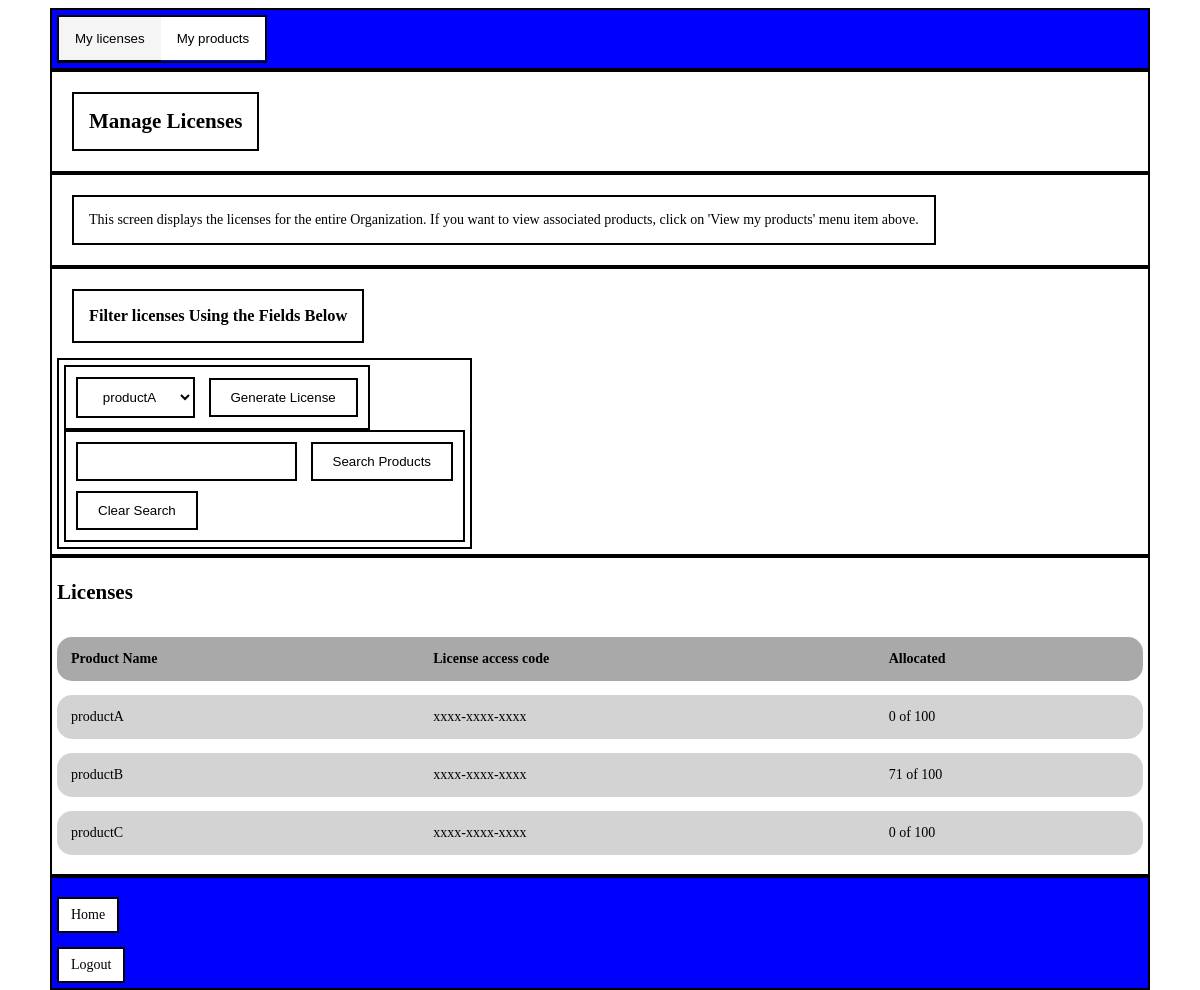
/licenses/ (signed in), run on the app's committed database.
### manage_contacts/models.py (models this page shows, shortened)
class Entitlement(models.Model):
    product_name = models.CharField(max_length=50)
    max_licenses = models.IntegerField(default=100)
    total_licenses = models.IntegerField(default=0)
    organization = models.ForeignKey(Organization, on_delete=models.CASCADE, null=True)

### manage_licenses/views.py (the view, shortened to what this page needs)
# urls.py: path('licenses/', include('manage_licenses.urls'))
@login_required
def manage_licenses(request):
    version_number = "v0.10"
    access_code = "xxxx-xxxx-xxxx"
    current_user = request.user
    user_id = current_user.id
    user_email = current_user.email
    contact_data = Contact.objects.filter(user_id=user_id).get()
    user_role = contact_data.role
    org_id = contact_data.organization_id
    org_data = Organization.objects.filter(id=org_id).get()
    user_org = org_data.org_name
    product_entitlements = Entitlement.objects.filter(organization_id=org_id)
    product_licenses = License.objects.filter(org_id=org_id)
    entitlement_list = []
    for entitlement in product_entitlements:
        product_name = entitlement.product_name
        max_licenses = entitlement.max_licenses
        total_licenses = entitlement.total_licenses
        num_allocated = str(total_licenses) + " of " + str(max_licenses)
        entitlement_dict = {}
        entitlement_dict["product_name"] = product_name
        entitlement_dict["access_code"] = access_code
        entitlement_dict["num_allocated"] = num_allocated
        entitlement_list.append(entitlement_dict)
    product_list = []
    for product in product_entitlements:
        product_list.append((product.product_name, product.product_name))
    choice_list = product_list
    search_form = SearchForm()
    product_form = ChoiceForm(field_choices=choice_list)
    context = {'user_email': user_email,
                'user_role': user_role,
                'organization':user_org,
                'org_id': org_id,
                'entitlements':product_entitlements,
                'licenses': product_licenses,
                'user_products': product_entitlements,
                'product_form':product_form,
                'entitlement_list':entitlement_list,
                'product_entitlements':product_entitlements,
                'search_form':search_form
                }
    return render(request, "manage_licenses/manage-licenses.html", context)

### manage_licenses/forms.py
class ChoiceForm(forms.Form):
    def __init__(self, *args, **kwargs):
        self.field_choices = kwargs.pop('field_choices')
        super(ChoiceForm, self).__init__(*args, **kwargs)
        self.fields["field_choice"] = forms.ChoiceField(choices=self.field_choices, label='')
        self.fields["field_choice"].widget.attrs['class'] = "ChoiceField"

class SearchForm(forms.Form):
    search_query = forms.CharField(max_length=50, label='')
    def __init__(self, *args, **kwargs):
        super(SearchForm, self).__init__(*args, **kwargs)
        self.fields["search_query"].widget.attrs['class'] = "CharField"

### manage_licenses/templates/manage_licenses/manage-licenses.html (shortened to what this page needs)
{% extends "base.html" %}
{% block head %}
{% load static %}
<link rel="stylesheet" type="text/css" href="{% static 'manage_licenses/css/style.css' %}">
{% endblock head %}
{% block banner %}
<div id="app-banner" class="block-container">
  <div class="tab">
  <button class="js-tablinks" id="js-default-open" onclick="changePage(event, 'licenses-tab')">My licenses</button>
  <button class="js-tablinks" onclick="changePage(event, 'products-tab')">My products</button>
  </div>
</div>
{% endblock banner %}
{% block main %}
<div class="title-container">
<h2 class="text-container"> Manage Licenses </h2>
</div>
<div id="licenses-tab" class="js-tabcontent">
  <div class="block-container">
    <p id="contact-page-info" class="text-container">
    This screen displays the licenses for the entire Organization. If you want to view associated products,
    click on 'View my products' menu item above.
    </p>
  </div>
  <div class="block-container">
    <h3 class="text-container">Filter licenses Using the Fields Below</h3>
    <div class="block-widget">
      <form class="block-widget" method = "GET">
        {{ product_form }}
        <input class="button" type="submit" value="Generate License"/>
      </form>
      <div class="block-widget">
        <form method = "GET">
          {{ search_form }}
          <input class="button" type="submit" value="Search Products"/>
        </form>
        <form method="get">
        <input class="button" type="submit" name="clear_search" value="Clear Search"/>
        </form>
      </div>
    </div>
  </div>
  <div class="block-container">
    <h2> Licenses </h2>
    <table>
      <tr>
        <th>Product Name</th>
        <th>License access code</th>
        <th>Allocated</th>
      </tr>
      {% for entitlement in entitlement_list %}
        <tr>
          <td>{{ entitlement.product_name }}</td>
          <td>{{ entitlement.access_code }}</td>
          <td>{{ entitlement.num_allocated }} </td>
        </tr>
      {% endfor %}
    </table>
  </div>
</div>
<div id="logout-container" class="block-container">
<p><a href="{% url 'homepage' %}">Home</a></p>
<a href="{% url 'logout' %}">Logout</a>
</div>
{% endblock main%}

### manage_licenses/static/manage_licenses/css/style.css (style rules this page uses)
td:nth-child(1), th:nth-child(1) { border-radius: 15px 0px 0px 15px; }
td:nth-child(3), th:nth-child(3) { border-radius: 0px 15px 15px 0px; }

### static/css/licensepgm/style.css (style rules this page uses)
body { height: 100vh; margin-left:50px; margin-right:50px; overflow: auto; font-size: 14px; background: white; }
a { background-color:white; color: black; border: 2px solid black; text-align: center; padding: 8px 12px; text-decoration: none; display: inline-block; }
button { background-color:white; color: black; border: 2px solid black; text-align: center; padding: 10px 20px; text-decoration: none; display: inline-block; }
input.button { background-color:white; color: black; border: 2px solid black; text-align: center; padding: 10px 20px; margin: 5px; text-decoration: none; display: inline-block; }
.ChoiceField { background-color:white; color: black; border: 2px solid black; text-align: center; padding: 10px 20px; margin: 5px; text-decoration: none; display: inline-block; }
.CharField { background-color:white; color: black; border: 2px solid black; padding: 10px 20px; margin: 5px; text-decoration: none; display: inline-block; }
.tab { border: 2px solid black; width:fit-content; overflow: hidden; }
.tab button { float: left; border: none; outline: none; cursor: pointer; padding: 14px 16px; }
.tab button.active { border-bottom: 1px solid black; background-color: whitesmoke; }
.js-tabcontent { display: none; }
#app-banner { padding:5px; background:blue; }
.title-container { border: 2px solid black; padding: 5px; }
#logout-container { background:blue; }
.block-container { border:2px solid black; padding:5px; }
.block-widget { border:2px solid black; padding:5px; display:block; width:fit-content; }
.text-container { border:2px solid Black; padding:15px; margin:15px; display:block; width:fit-content; text-align: center; }
table { border-spacing: 0em 1em; width: 100%; text-align:left; overflow-y:auto; }
tr { border:1px solid black; }
tr:nth-child(1) { background-color: darkgray; color: inherit; }
th { padding:1em; }
td { background:lightgrey; color: black; padding:1em; }

### data on the page
Entitlement: product_name "productA"
Entitlement: product_name "productB"
Entitlement: product_name "productC"

### other printed values
{{ entitlement.access_code }} "xxxx-xxxx-xxxx" "xxxx-xxxx-xxxx" "xxxx-xxxx-xxxx"
{{ entitlement.num_allocated }} "0 of 100" "71 of 100" "0 of 100"
